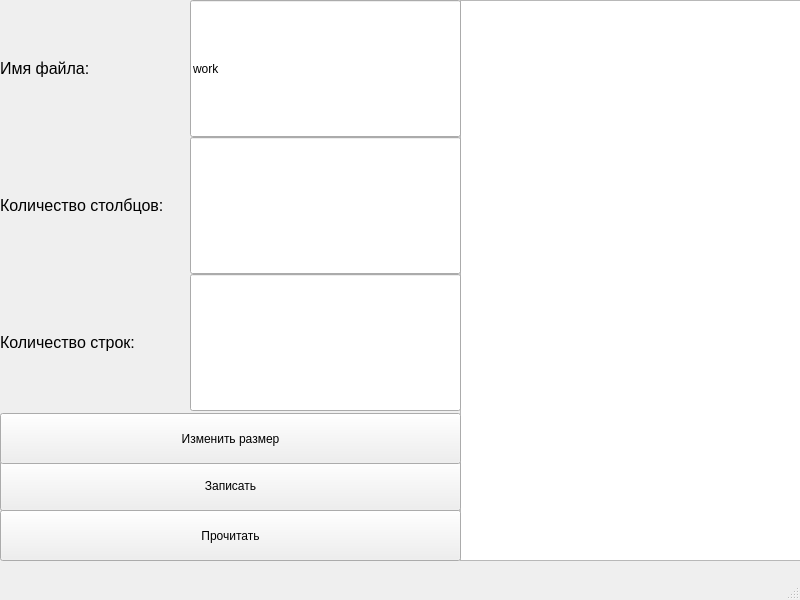
<?xml version="1.0" encoding="UTF-8"?>
<ui version="4.0">
 <class>MainWindow</class>
 <widget class="QMainWindow" name="MainWindow">
  <property name="geometry">
   <rect>
    <x>0</x>
    <y>0</y>
    <width>800</width>
    <height>600</height>
   </rect>
  </property>
  <property name="windowTitle">
   <string>MainWindow</string>
  </property>
  <widget class="QWidget" name="centralwidget">
   <widget class="QTableView" name="tableView">
    <property name="geometry">
     <rect>
      <x>460</x>
      <y>0</y>
      <width>341</width>
      <height>561</height>
     </rect>
    </property>
   </widget>
   <widget class="QLineEdit" name="lineEdit">
    <property name="geometry">
     <rect>
      <x>190</x>
      <y>137</y>
      <width>271</width>
      <height>137</height>
     </rect>
    </property>
   </widget>
   <widget class="QLineEdit" name="lineEdit_2">
    <property name="geometry">
     <rect>
      <x>190</x>
      <y>274</y>
      <width>271</width>
      <height>137</height>
     </rect>
    </property>
   </widget>
   <widget class="QLabel" name="label">
    <property name="geometry">
     <rect>
      <x>0</x>
      <y>274</y>
      <width>191</width>
      <height>137</height>
     </rect>
    </property>
    <property name="text">
     <string>&lt;html&gt;&lt;head/&gt;&lt;body&gt;&lt;p&gt;&lt;span style=&quot; font-size:12pt;&quot;&gt;Количество строк:&lt;/span&gt;&lt;/p&gt;&lt;/body&gt;&lt;/html&gt;</string>
    </property>
   </widget>
   <widget class="QLabel" name="label_2">
    <property name="geometry">
     <rect>
      <x>0</x>
      <y>137</y>
      <width>191</width>
      <height>137</height>
     </rect>
    </property>
    <property name="text">
     <string>&lt;html&gt;&lt;head/&gt;&lt;body&gt;&lt;p&gt;&lt;span style=&quot; font-size:12pt;&quot;&gt;Количество столбцов:&lt;/span&gt;&lt;/p&gt;&lt;/body&gt;&lt;/html&gt;</string>
    </property>
   </widget>
   <widget class="QLabel" name="label_3">
    <property name="geometry">
     <rect>
      <x>0</x>
      <y>0</y>
      <width>191</width>
      <height>137</height>
     </rect>
    </property>
    <property name="text">
     <string>&lt;html&gt;&lt;head/&gt;&lt;body&gt;&lt;p&gt;&lt;span style=&quot; font-size:12pt;&quot;&gt;Имя файла:&lt;/span&gt;&lt;/p&gt;&lt;/body&gt;&lt;/html&gt;</string>
    </property>
   </widget>
   <widget class="QLineEdit" name="lineEdit_3">
    <property name="geometry">
     <rect>
      <x>190</x>
      <y>0</y>
      <width>271</width>
      <height>137</height>
     </rect>
    </property>
    <property name="text">
     <string>work</string>
    </property>
   </widget>
   <widget class="QPushButton" name="pushButton">
    <property name="geometry">
     <rect>
      <x>0</x>
      <y>510</y>
      <width>461</width>
      <height>51</height>
     </rect>
    </property>
    <property name="text">
     <string>Прочитать</string>
    </property>
   </widget>
   <widget class="QPushButton" name="pushButton_2">
    <property name="geometry">
     <rect>
      <x>0</x>
      <y>460</y>
      <width>461</width>
      <height>51</height>
     </rect>
    </property>
    <property name="text">
     <string>Записать</string>
    </property>
   </widget>
   <widget class="QPushButton" name="pushButton_3">
    <property name="geometry">
     <rect>
      <x>0</x>
      <y>413</y>
      <width>461</width>
      <height>51</height>
     </rect>
    </property>
    <property name="text">
     <string>Изменить размер</string>
    </property>
   </widget>
  </widget>
  <widget class="QMenuBar" name="menubar">
   <property name="geometry">
    <rect>
     <x>0</x>
     <y>0</y>
     <width>800</width>
     <height>21</height>
    </rect>
   </property>
  </widget>
  <widget class="QStatusBar" name="statusbar"/>
 </widget>
 <resources/>
 <connections/>
</ui>
